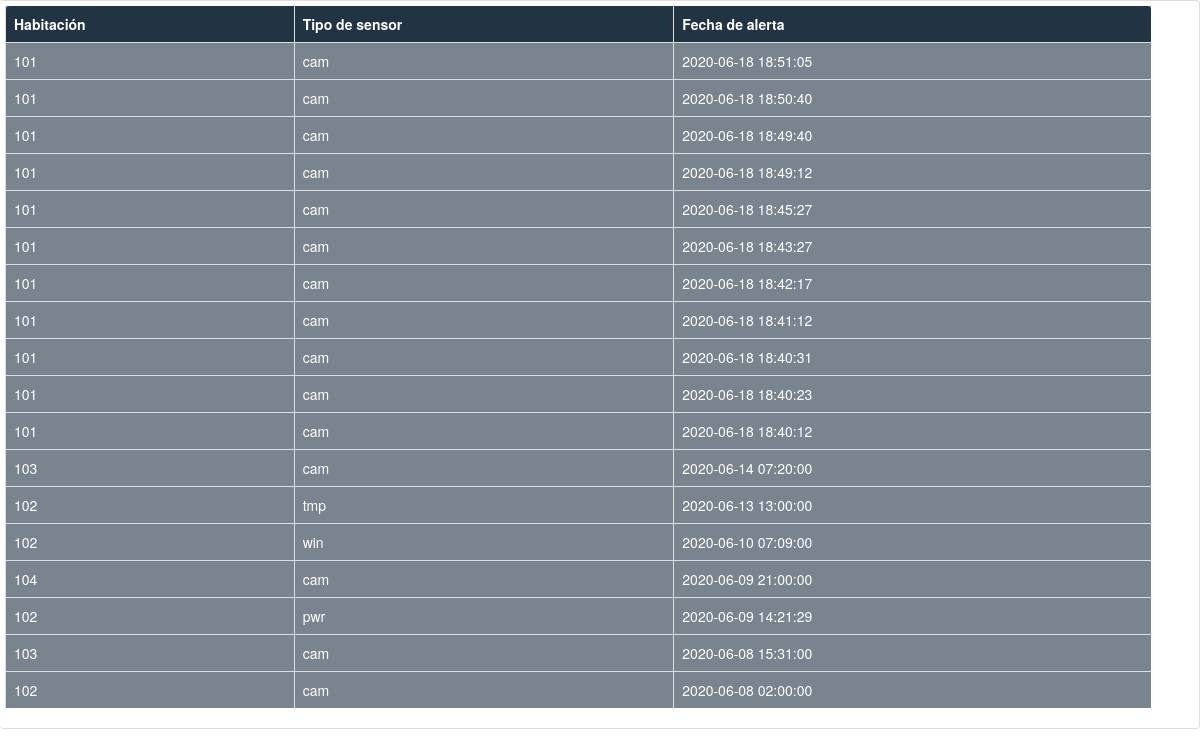
The page /Alert/index.php on the database its author committed.
### tables this page shows
CREATE TABLE IF NOT EXISTS `sensors_box` (
  `id` int(11) NOT NULL,
  `id_room` int(11) NOT NULL,
  PRIMARY KEY (`id`),
  UNIQUE KEY `id_room` (`id_room`)
);

CREATE TABLE IF NOT EXISTS `alert_register` (
  `id` int(11) NOT NULL AUTO_INCREMENT,
  `id_sensors_box` int(11) NOT NULL,
  `type_of_sensor` enum('tmp','hty','win','pwr','cam') DEFAULT NULL,
  `data_of_alert` timestamp NULL DEFAULT NULL ON UPDATE CURRENT_TIMESTAMP,
  PRIMARY KEY (`id`),
  KEY `id_sensors_box` (`id_sensors_box`)
);

### Alert/index.php (the view, shortened to what this page needs)
<!DOCTYPE html>
<html lang="es">
<html>
	<head>
		<link href="css/bootstrap.min.css" rel="stylesheet">
	</head>
	<body>
		<div class="table-bordered">
            <div class="row">
                <table  class="table">
                  <thead>
                    <tr bgcolor="#223344">
                        <th>Habitación</th>
                        <th>Tipo de sensor</th>
                        <th>Fecha de alerta</th>
                    </tr>
                  </thead>
                  <tbody>
                  <?php
                  $pdo = Database::connect();
                  $sql= 'SELECT a.data_of_alert, s.id_room, a.type_of_sensor FROM sensors_box AS s INNER JOIN alert_register AS a ON s.id = a.id_sensors_box INNER JOIN patients AS p ON p.id_room = s.id_room ORDER BY a.data_of_alert DESC LIMIT 20';
                  foreach ($pdo->query($sql) as $row) {
                      echo '<tr>';
                      echo '<td>'. $row['id_room'] . '</td>';
                      echo '<td>'. $row['type_of_sensor'] . '</td>';
                      echo '<td>'. $row['data_of_alert'] . '</td>';
                      echo '</tr>';
                  }
                  ?>
                  </tbody>
				</table>
			</div>
		</div>
	</body>
</html>

### Alert/index.php (style rules this page uses)
.table { margin-left: 25px; margin-top: 5px; width: 94%; color: #ffffff; background-color: rgba(34,51,68,0.60); }

### rows shown on the page
sensors_box: id_room "101", alert_register.type_of_sensor "cam", alert_register.data_of_alert "2020-06-18 18:51:05", alert_register.data_of_alert "2020-06-18 18:50:40", alert_register.data_of_alert "2020-06-18 18:49:40", alert_register.data_of_alert "2020-06-18 18:49:12", alert_register.data_of_alert "2020-06-18 18:45:27", alert_register.data_of_alert "2020-06-18 18:43:27", alert_register.data_of_alert "2020-06-18 18:42:17", alert_register.data_of_alert "2020-06-18 18:41:12", alert_register.data_of_alert "2020-06-18 18:40:31", alert_register.data_of_alert "2020-06-18 18:40:23", alert_register.data_of_alert "2020-06-18 18:40:12"
sensors_box: id_room "103", alert_register.type_of_sensor "cam", alert_register.data_of_alert "2020-06-14 07:20:00", alert_register.data_of_alert "2020-06-08 15:31:00"
sensors_box: id_room "102", alert_register.type_of_sensor "tmp", alert_register.data_of_alert "2020-06-13 13:00:00", alert_register.type_of_sensor "win", alert_register.data_of_alert "2020-06-10 07:09:00", alert_register.type_of_sensor "pwr", alert_register.data_of_alert "2020-06-09 14:21:29", alert_register.type_of_sensor "cam", alert_register.data_of_alert "2020-06-08 02:00:00"
sensors_box: id_room "104", alert_register.type_of_sensor "cam", alert_register.data_of_alert "2020-06-09 21:00:00"
